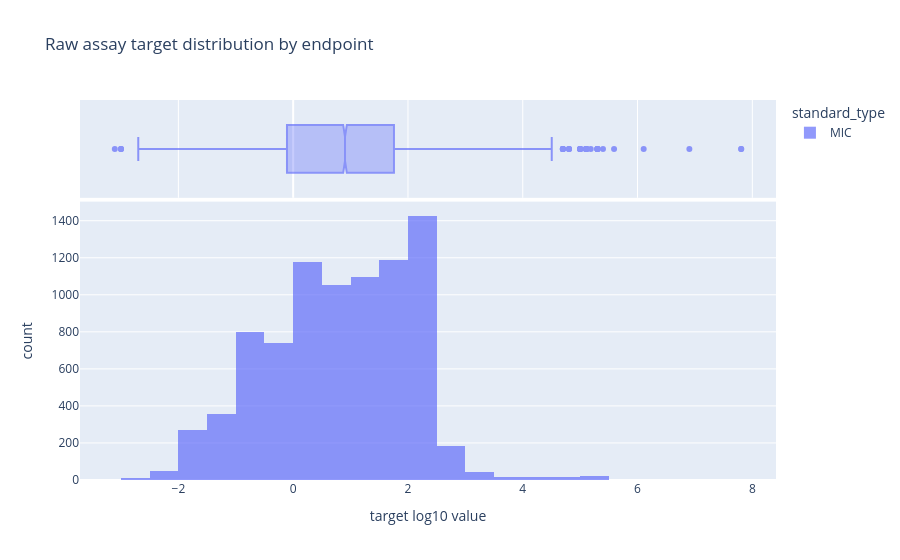

The notebook cell this image was saved under:
### Code cell
target_distribution_fig = px.histogram(
    df_raw_train,
    x=TARGET,
    nbins=35,
    color="standard_type",
    marginal="box",
    title="Raw assay target distribution by endpoint",
    labels={TARGET: "target log10 value", "count": "Raw assay rows"},
)
target_distribution_fig.update_layout(barmode="overlay")
target_distribution_fig.update_traces(opacity=0.70)
target_distribution_fig.show()

### Figure 1 — Plotly figure (JSON) as saved in the notebook; plotly's stock layout.template omitted (floating-point values rounded to 4 significant figures; data arrays with more than 128 entries replaced by an {"elided": "..."} marker saying what was removed)
{"data": [{"bingroup": "x", "hovertemplate": "standard_type=MIC<br>target log10 value=%{x}<br>count=%{y}<extra></extra>", "legendgroup": "MIC", "marker": {"color": "#636efa", "pattern": {"shape": ""}}, "name": "MIC", "nbinsx": 35, "opacity": 0.7, "orientation": "v", "showlegend": true, "type": "histogram", "x": {"elided": "8475 float values"}, "xaxis": "x", "yaxis": "y"}, {"hovertemplate": "standard_type=MIC<br>target log10 value=%{x}<extra></extra>", "legendgroup": "MIC", "marker": {"color": "#636efa"}, "name": "MIC", "notched": true, "opacity": 0.7, "showlegend": false, "type": "box", "x": {"elided": "8475 float values"}, "xaxis": "x2", "yaxis": "y2"}], "layout": {"barmode": "overlay", "legend": {"title": {"text": "standard_type"}, "tracegroupgap": 0}, "title": {"text": "Raw assay target distribution by endpoint"}, "xaxis": {"anchor": "y", "domain": [0, 1], "title": {"text": "target log10 value"}}, "xaxis2": {"anchor": "y2", "domain": [0, 1], "matches": "x", "showgrid": true, "showticklabels": false}, "yaxis": {"anchor": "x", "domain": [0, 0.7326], "title": {"text": "count"}}, "yaxis2": {"anchor": "x2", "domain": [0.7426, 1], "matches": "y2", "showgrid": false, "showline": false, "showticklabels": false, "ticks": ""}}}
